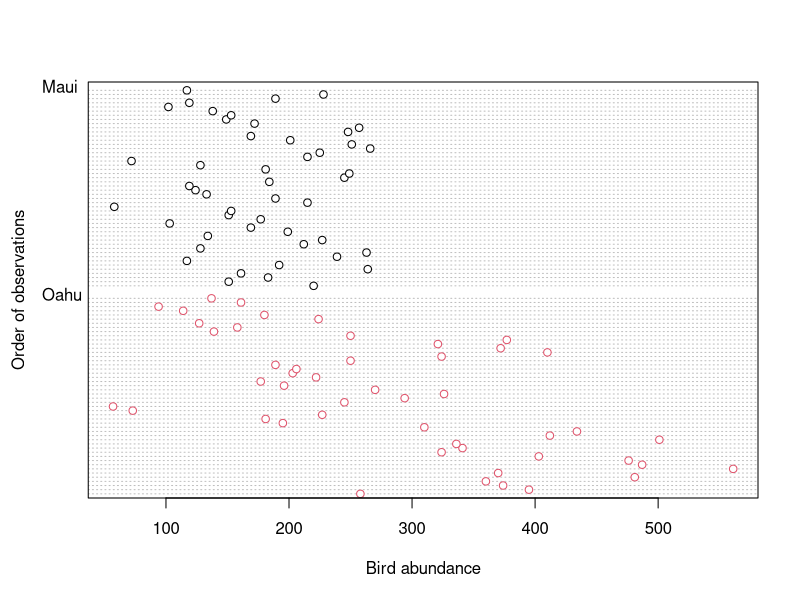
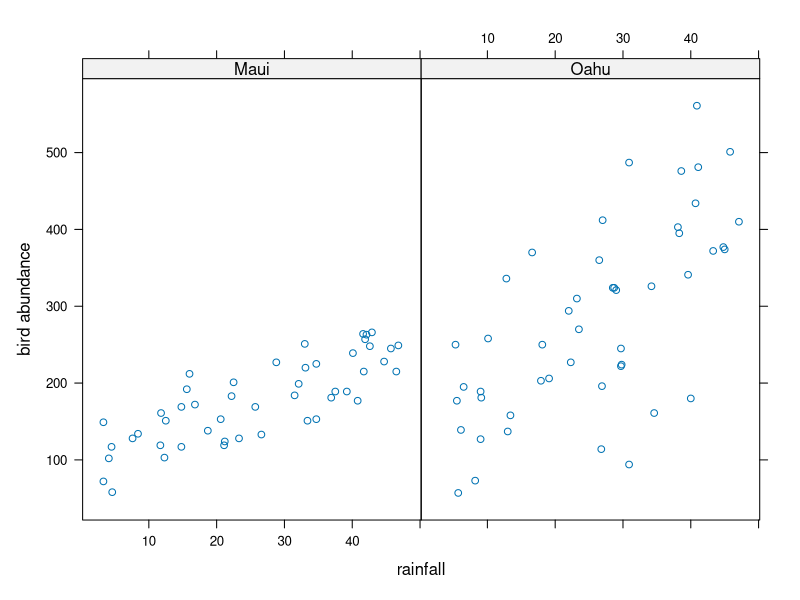
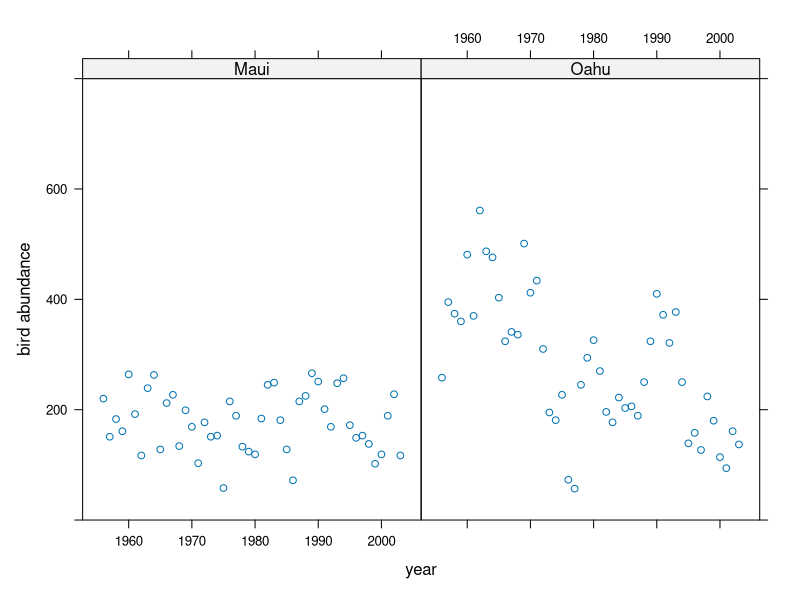
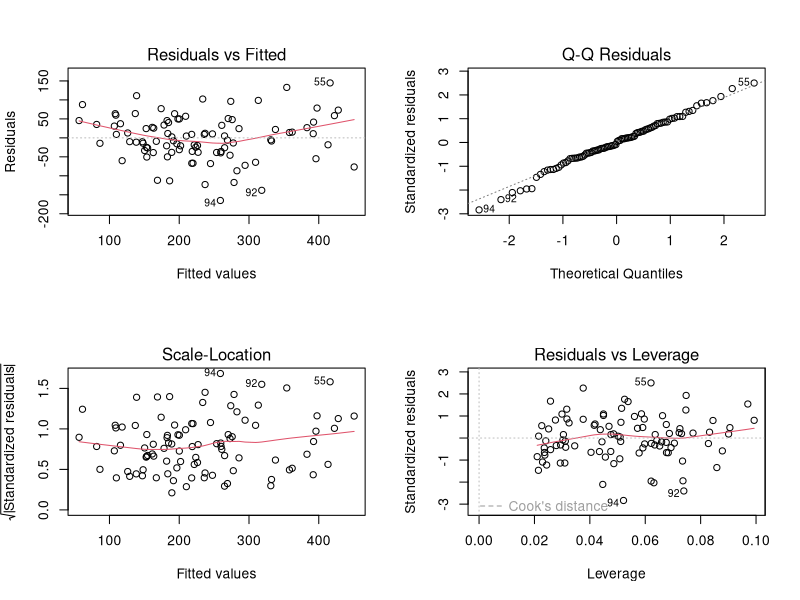
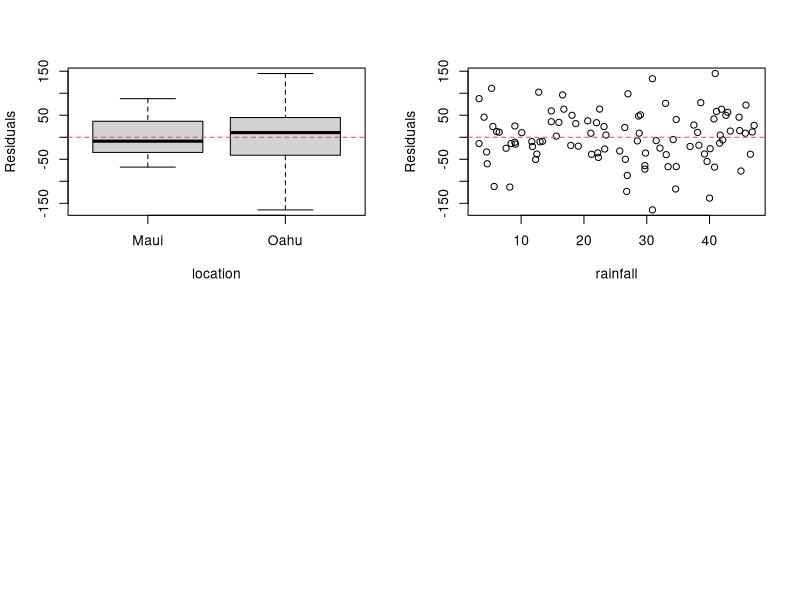
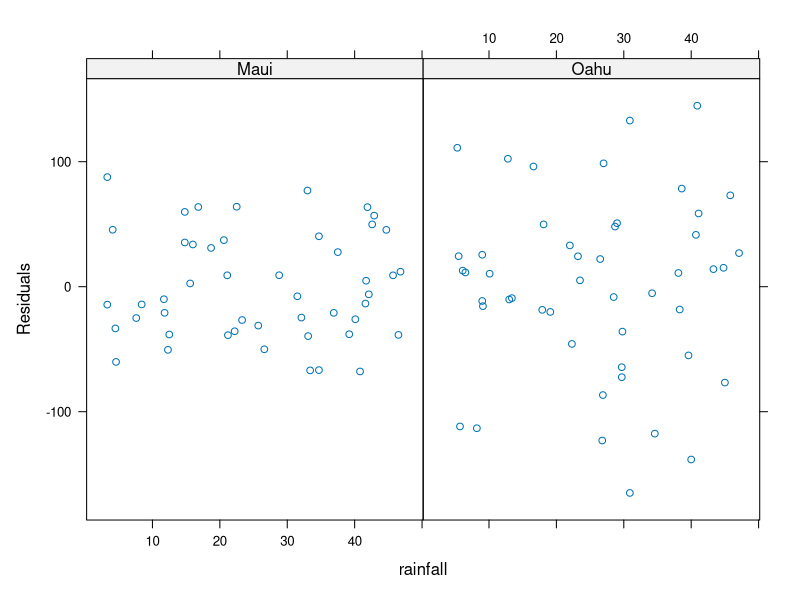
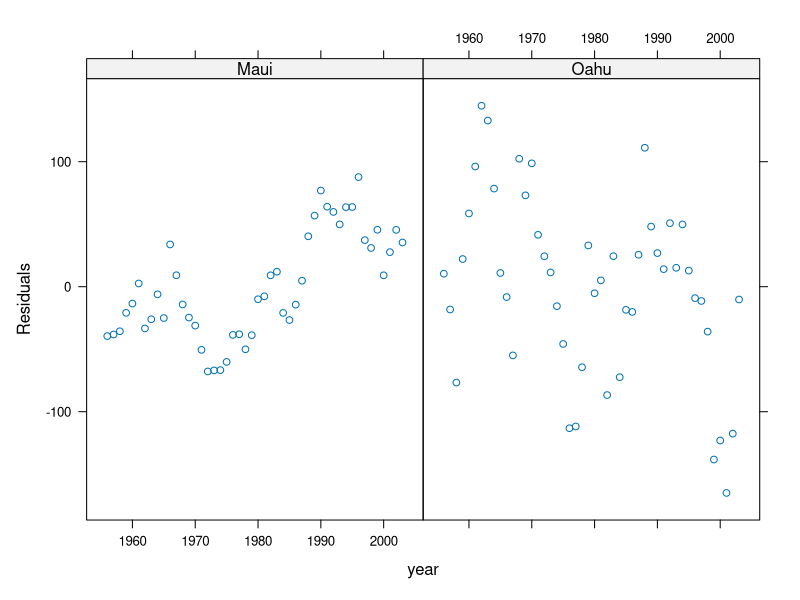

Write R code to recreate these figures, in order.
## ---- chunk 1
knitr::opts_chunk$set(echo=TRUE,tidy.opts=list(width.cutoff=55),tidy=TRUE)
## ---- chunk 2
library(lattice)
library(car)
library(nlme)
library(effects)
## ---- chunk 3
dataf <- read.table("data/hawaii3.txt", header = TRUE, stringsAsFactors = TRUE)
str(dataf)
## ---- chunk 4
table(dataf$location)
## ---- chunk 5
dotchart(dataf$abund, groups = dataf$location, 
         col = as.numeric(dataf$location), 
         xlab = "Bird abundance", ylab = "Order of observations")
## ---- chunk 6
xyplot(abund ~ rainfall | location, data = dataf, 
       ylab = "bird abundance")
## ---- chunk 7
xyplot(abund ~ year | location, data = dataf, ylim = c(0,800),
       ylab = "bird abundance")
## ---- chunk 8
birds_lm <- lm(abund ~ rainfall + location + year + rainfall:location, data = dataf)
## ---- chunk 9
par(mfrow = c(2,2))
plot(birds_lm)
## ---- chunk 10
plot(resid(birds_lm) ~ dataf$location, xlab = "location",
     ylab = "Residuals")
abline(h = 0, lty =2, col = 2)
## ---- chunk 11
plot(resid(birds_lm) ~ dataf$rainfall, xlab = "rainfall",
     ylab = "Residuals")
abline(h = 0, lty =2, col = 2)
## ---- chunk 12
xyplot(resid(birds_lm) ~ rainfall | location, data = dataf,
       xlab = "rainfall",
       ylab = "Residuals")
## ---- chunk 13
xyplot(resid(birds_lm) ~ year | location, data = dataf,
       xlab = "year",
       ylab = "Residuals")
## ---- chunk 14
sessionInfo()
